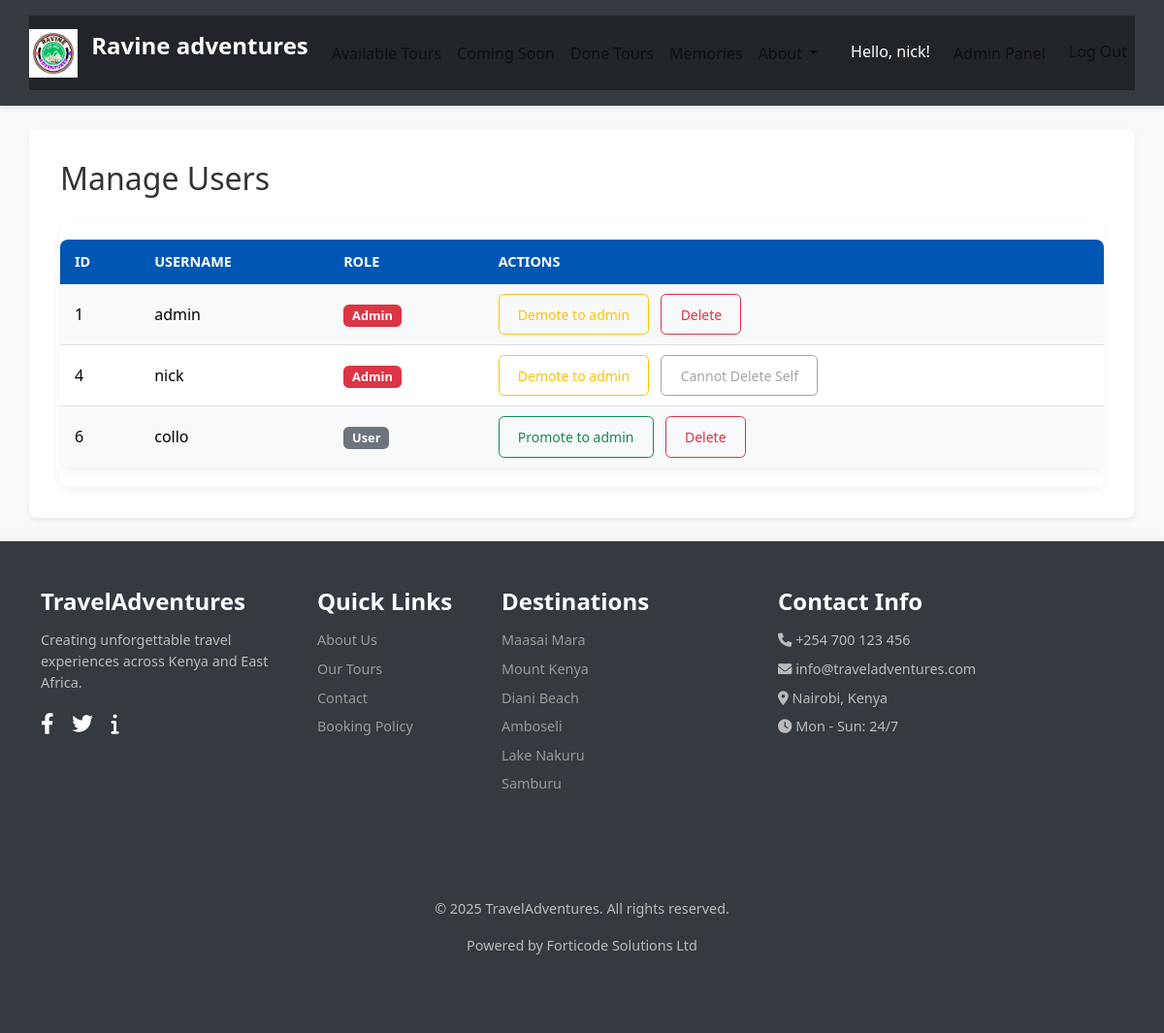
Screenshot of /admin/users (signed in) with the database file from the repository.
### tables this page shows
CREATE TABLE users (
    id INTEGER PRIMARY KEY AUTOINCREMENT,
    username TEXT UNIQUE NOT NULL,
    email TEXT UNIQUE NOT NULL,
    password TEXT NOT NULL,
    is_admin INTEGER DEFAULT 0
);

### app.py (the view)
    @app.route('/admin/users')
    @admin_required
    def manage_users():
        db = get_db()
        users_list = db.execute("SELECT id, username, email, is_admin FROM users").fetchall()
        return render_template('admin/manage_users.html', users=users_list)

### database.py (called while the page is built)
def get_db():
    if 'db' not in g:
        g.db = sqlite3.connect(
            current_app.config['DATABASE'],
            detect_types=sqlite3.PARSE_DECLTYPES
        )
        g.db.row_factory = sqlite3.Row # Returns rows that behave like dicts
    return g.db

### templates/admin/manage_users.html
{% extends 'base.html' %} {% block title %}Manage Users - Admin{% endblock %} {% block content %}
<h2 class="mb-4">Manage Users</h2>
{% if users %}
<div class="table-responsive">
    <table class="table table-striped table-hover">
        <thead>
            <tr>
                <th>ID</th>
                <th>Username</th>
                <th>Role</th>
                <th>Actions</th>
            </tr>
        </thead>
        <tbody>
            {% for user in users %}
            <tr>
                <td>{{ user.id }}</td>
                <td>{{ user.username }}</td>
                <td>
                    {% if user.is_admin == 1 %}
                    <span class="badge bg-danger">Admin</span> {% else %}
                    <span class="badge bg-secondary">User</span> {% endif %}
                </td>
                <td>
                    <a href="{{ url_for('toggle_admin_status', user_id=user.id) }}" class="btn btn-sm {% if user.is_admin == 1 %}btn-outline-warning{% else %}btn-outline-success{% endif %} me-2" onclick="return confirm('Are you sure you want to toggle admin status for {{ user.username }}?');">
                                    {% if user.is_admin == 1 %}Demote{% else %}Promote{% endif %} to admin
                                </a> {% if g.user.id != user.id %}
                    <a href="{{ url_for('delete_user', user_id=user.id) }}" class="btn btn-sm btn-outline-danger" onclick="return confirm('Are you sure you want to delete user {{ user.username }}? This cannot be undone.');">
                                    Delete
                                </a> {% else %}
                    <button class="btn btn-sm btn-outline-secondary" disabled>Cannot Delete Self</button> {% endif %}
                </td>
            </tr>
            {% endfor %}
        </tbody>
    </table>
</div>
{% else %}
<p class="alert alert-info">No users registered yet.</p>
{% endif %} {% endblock %}

### templates/base.html (shortened to what this page needs)
<!DOCTYPE html>
<html lang="en">
<head>
    <link href="https://cdn.jsdelivr.net/npm/bootstrap@5.3.3/dist/css/bootstrap.min.css" rel="stylesheet">
    <link rel="stylesheet" href="https://cdnjs.cloudflare.com/ajax/libs/font-awesome/6.0.0-beta3/css/all.min.css">
    <link rel="stylesheet" href="{{ url_for('static', filename='css/style.css') }}">
</head>
<body>
    <header class="bg-dark text-white py-3">
        <nav class="navbar navbar-expand-lg navbar-dark bg-dark container">
            <a class="navbar-brand" href="{{ url_for('index') }}">
                <img src="{{ url_for('static', filename='images/logos.png') }}" alt="Tour Booking Logo" style="height: 50px; width: auto;" class="d-inline-block align-text-top me-2"> Ravine adventures
            </a>
            <div class="collapse navbar-collapse" id="navbarNav">
                <ul class="navbar-nav me-auto">
                    <li class="nav-item">
                        <a class="nav-link" href="{{ url_for('tours') }}">Available Tours</a>
                    </li>
                    <li class="nav-item">
                        <a class="nav-link" href="{{ url_for('coming_soon') }}">Coming Soon</a>
                    </li>
                    <li class="nav-item">
                        <a class="nav-link" href="{{ url_for('done_tours') }}">Done Tours</a>
                    </li>
                    <li class="nav-item">
                        <a class="nav-link" href="{{ url_for('memories') }}">Memories</a>
                    </li>
                    <li class="nav-item dropdown">
                        <a class="nav-link dropdown-toggle" href="#" id="navbarDropdown" role="button" data-bs-toggle="dropdown" aria-expanded="false">
                            About
                        </a>
                    </li>
                </ul>
                <ul class="navbar-nav ms-auto"> {% if g.user %}
                    <li class="nav-item">
                        <span class="nav-link text-white">Hello, {{ g.user.username }}!</span>
                    </li>
                    {% if g.user.is_admin == 1 %}
                    <li class="nav-item">
                        <a class="nav-link btn btn-outline-light btn-sm mx-2" href="{{ url_for('admin_dashboard') }}">Admin Panel</a>
                    </li>
                    {% endif %}
                    <li class="nav-item">
                        <a class="nav-link" href="{{ url_for('logout') }}">Log Out</a>
                    </li>
                    {% endif %}
                </ul>
            </div>
        </nav>
    </header>
    <div class="content-wrapper">
        <main class="container my-4">
             {% block content %}{% endblock %}
        </main>
    </div>
    <footer class="mt-auto py-5">
        <div class="container">
            <div class="row">
                <div class="col-md-3 col-sm-6 mb-4 footer-section travel-adventures">
                    <h4>TravelAdventures</h4>
                    <p>Creating unforgettable travel experiences across Kenya and East Africa.</p>
                    <div class="social-icons mt-3">
                        <a href="#" class="social-icon"><i class="fab fa-facebook-f"></i></a>
                        <a href="#" class="social-icon"><i class="fab fa-twitter"></i></a>
                        <a href="#" class="social-icon"><i class="fas fa-info"></i></a>
                    </div>
                </div>
                <div class="col-md-2 col-sm-6 mb-4 footer-section quick-links">
                    <h4>Quick Links</h4>
                    <ul class="list-unstyled">
                        <li><a href="{{ url_for('about_us') }}">About Us</a></li>
                        <li><a href="{{ url_for('tours') }}">Our Tours</a></li>
                        <li><a href="{{ url_for('contact') }}">Contact</a></li>
                        <li><a href="#">Booking Policy</a></li>
                    </ul>
                </div>
                <div class="col-md-3 col-sm-6 mb-4 footer-section destinations">
                    <h4>Destinations</h4>
                    <ul class="list-unstyled">
                        <li><a href="#">Maasai Mara</a></li>
                        <li><a href="#">Mount Kenya</a></li>
                        <li><a href="#">Diani Beach</a></li>
                        <li><a href="#">Amboseli</a></li>
                        <li><a href="#">Lake Nakuru</a></li>
                        <li><a href="#">Samburu</a></li>
                    </ul>
                </div>
                <div class="col-md-4 col-sm-6 mb-4 footer-section contact-info">
                    <h4>Contact Info</h4>
                    <ul class="list-unstyled">
                        <li><i class="fas fa-phone"></i> +254 700 123 456</li>
                        <li><i class="fas fa-envelope"></i> info@traveladventures.com</li>
                        <li><i class="fas fa-map-marker-alt"></i> Nairobi, Kenya</li>
                        <li><i class="fas fa-clock"></i> Mon - Sun: 24/7</li>
                    </ul>
                </div>
            </div>
            <hr class="footer-divider">
            <div class="row">
                <div class="col-12 text-center py-3">
                    <p>&copy; {{ moment().format('YYYY') if moment else '2025' }} TravelAdventures. All rights reserved.</p>
                    <p>Powered by Forticode Solutions Ltd</p>
                </div>
            </div>
        </div>
    </footer>
</body>
</html>

### static/css/style.css (style rules this page uses)
:root { --primary-color: #007bff; --secondary-color: #6c757d; --accent-color: #28a745; --warning-color: #ffc107; --danger-color: #dc3545; --info-color: #17a2b8; --light-bg: #f8f9fa; --dark-bg: #343a40; --text-dark: #333; --text-light: #fff; --border-color: #dee2e6; --admin-primary: #0056b3; --admin-secondary: #495057; --admin-dark: #212529; --admin-light: #e9ecef; }
body { font-family: 'Segoe UI', Roboto, 'Helvetica Neue', Arial, sans-serif; background-color: var(--light-bg); color: var(--text-dark); min-height: 100vh; margin: 0; padding: 0; background-image: none; background-size: auto; background-repeat: initial; background-attachment: initial; background-position: initial; display: flex; flex-direction: column; }
main.container { flex: 1; background-color: var(--text-light); padding: 2rem; border-radius: 0.5rem; box-shadow: 0 0.125rem 0.25rem rgba(0, 0, 0, 0.075); margin-top: 20px; margin-bottom: 20px; }
header.bg-dark { background-color: var(--dark-bg) !important; box-shadow: 0 2px 5px rgba(0, 0, 0, 0.1); }
.navbar-brand { font-weight: 700; font-size: 1.5rem; color: var(--text-light); }
.navbar-nav .nav-link { color: rgba(10, 10, 10, 0.75); font-weight: 500; transition: color 0.3s ease; }
footer { background-color: var(--dark-bg); color: #bbb; padding: 40px 0 20px; font-size: 0.9em; box-shadow: 0 -2px 5px rgba(0, 0, 0, 0.05); margin-top: auto; }
footer h4 { color: var(--text-light); margin-bottom: 15px; font-weight: 600; }
footer .list-unstyled li { margin-bottom: 8px; }
footer .list-unstyled a { color: #999; text-decoration: none; transition: color 0.3s ease; }
footer .footer-divider { border-color: rgba(255, 255, 255, 0.1); margin-top: 30px; margin-bottom: 20px; }
footer .social-icons a { color: var(--text-light); font-size: 1.5em; margin-right: 15px; transition: color 0.3s ease; }
.table { --bs-table-bg: #fff; --bs-table-striped-bg: var(--light-bg); --bs-table-hover-bg: #e9ecef; border-collapse: separate; border-spacing: 0; border-radius: 8px; overflow: hidden; margin-top: 20px; margin-bottom: 20px; box-shadow: 0 4px 10px rgba(0, 0, 0, 0.05); }
.table thead th { background-color: var(--admin-primary); color: white; border-bottom: none; padding: 12px 15px; font-weight: 600; text-transform: uppercase; font-size: 0.9em; }
.table tbody tr { transition: background-color 0.2s ease-in-out; }
.table tbody tr:last-child td { border-bottom: none; }
.table td, .table th { padding: 10px 15px; vertical-align: middle; border-color: var(--border-color); }
.table-responsive { border-radius: 8px; overflow-x: auto; box-shadow: 0 4px 10px rgba(0, 0, 0, 0.05); }
.badge { padding: 0.4em 0.7em; border-radius: 0.35rem; font-weight: 600; font-size: 0.8em; text-transform: capitalize; vertical-align: middle; }
.badge.bg-danger { background-color: var(--danger-color) !important; color: white !important; }
.badge.bg-secondary { background-color: var(--secondary-color) !important; color: white !important; }
.btn { transition: all 0.2s ease-in-out; border-radius: 0.35rem; font-weight: 500; padding: 0.6rem 1.2rem; }
.btn-outline-primary, .btn-outline-success, .btn-outline-warning, .btn-outline-danger, .btn-outline-secondary { transition: all 0.2s ease-in-out; font-weight: 500; }

### rows the page displays
users: user.username "nick", id "4", username "nick", is_admin "Admin", shows "Cannot Delete Self"
users: id "1", username "admin", is_admin "Admin"
users: id "6", username "collo", is_admin "User"

### other values shown
{{ moment().format('YYYY') if moment else '2025' }} "2025"
